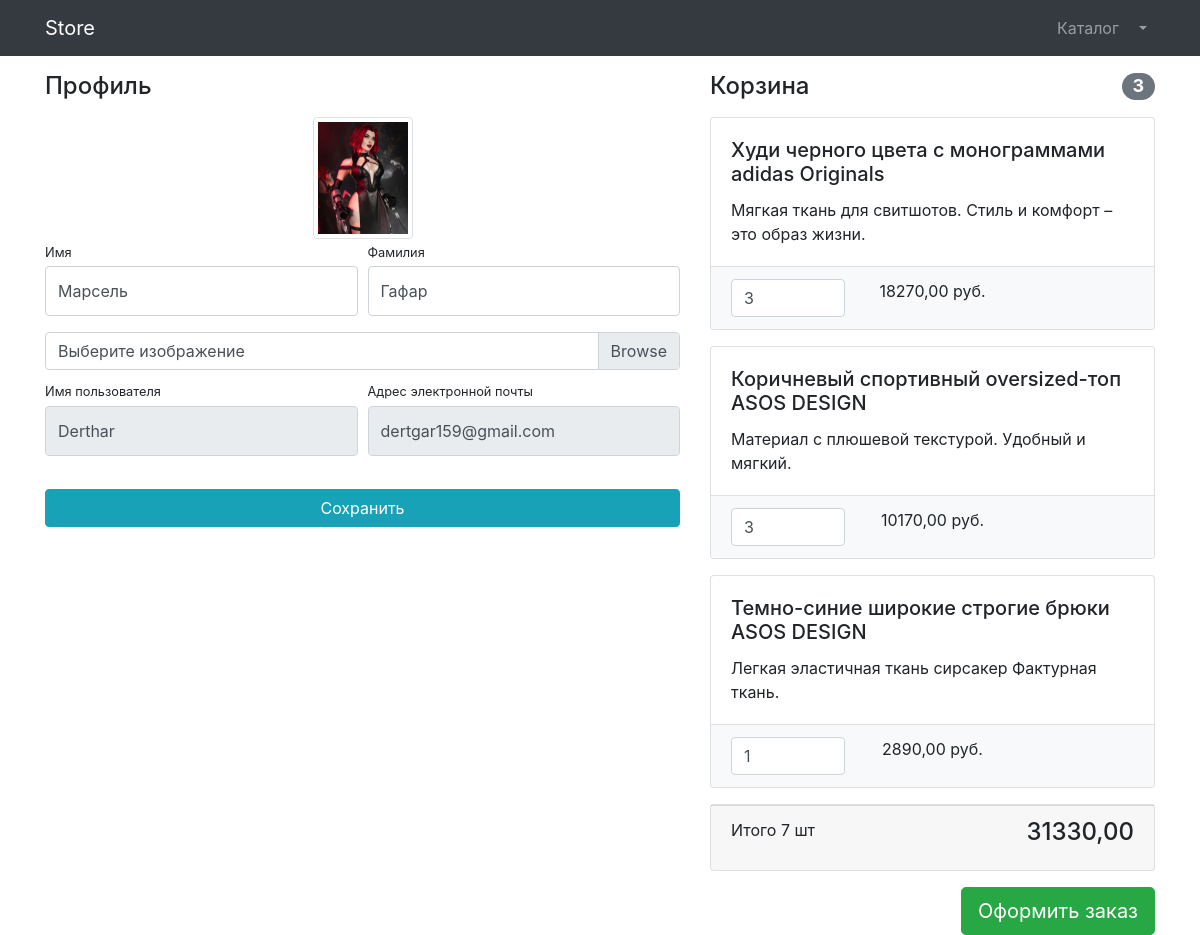
/users/profile/ (signed in), run on the app's committed database.
### Users/models.py (models this page shows)
class User(AbstractUser):
    image = models.ImageField(upload_to='users_images', null=True, blank=True)

### Products/models.py (models this page shows, shortened)
class Basket(models.Model):
    user = models.ForeignKey(to=User, on_delete=models.CASCADE)
    product = models.ForeignKey(to=Product, on_delete=models.CASCADE)
    quantity = models.PositiveSmallIntegerField(default=0)
    created_timestamp = models.DateTimeField(auto_now_add=True)
    objects = BasketQuerySet.as_manager()
    def sum(self):
        return self.product.price * self.quantity

class Product(models.Model):
    name = models.CharField(max_length=256, unique=True)
    description = models.TextField()
    price = models.DecimalField(max_digits=6, decimal_places=2)
    quantity = models.PositiveIntegerField(default=0)
    image = models.ImageField(upload_to='products_images')
    category = models.ForeignKey(ProductCategory, on_delete=models.CASCADE)
    class Meta:
        verbose_name = 'продукт'
        verbose_name_plural = 'продукты'

### Users/views.py (the view)
# urls.py: path('profile/', profile, name='profile'),
@login_required
def profile(request):
    if request.method == 'POST':
        form = UserProfileForm(instance=request.user, data=request.POST, files=request.FILES)
        if form.is_valid():
            form.save()
            return HttpResponseRedirect(reverse('Users:profile'))
        else:
            print(form.errors)
    else:
        form = UserProfileForm(instance=request.user)
    context = {
        'title': 'Store - Профиль',
        'form': form,
        'Baskets': Basket.objects.filter(user=request.user),
    }
    return render(request, 'Users/profile.html', context)

### Users/forms.py
class UserProfileForm(UserChangeForm):
    first_name = forms.CharField(widget=forms.TextInput(attrs={'class': 'form-control py-4',}))
    last_name = forms.CharField(widget=forms.TextInput(attrs={'class': 'form-control py-4',}))
    image = forms.ImageField(widget=forms.FileInput(attrs={'class': 'custom-file-input',}), required=False)
    username = forms.CharField(widget=forms.TextInput(attrs={'class': 'form-control py-4', 'readonly': True}))
    email = forms.CharField(widget=forms.TextInput(attrs={'class': 'form-control py-4', 'readonly': True}))
    class Meta:
        model = User
        fields = ('first_name', 'last_name', 'image', 'username', 'email')

### Products/models.py (called while the page is built)
    def total_sum(self):
        return sum([basket.sum() for basket in self])

    def total_quantity(self):
        return sum([basket.quantity for basket in self])

### Users/Templates/Users/profile.html (shortened to what this page needs)
{% extends 'Products/base.html' %}
{% load static %}
{% block css %}
    <link href="{% static 'vendor/css/profile.css' %}" rel="stylesheet">
{% endblock css %}
{% block content %}
<div class="container">
    <div class="row">
        <div class="col-lg-7">
            <h4 class="mt-3 mb-3">Профиль</h4>
            <div class="col-lg-12 text-center">
                <img width="100" height="100"
                     src="{% if user.image %} {{ user.image.url }} {% else %} {% static 'vendor/img/users/default_avatar.jpg' %} {% endif %}"
                     class="img-thumbnail">
            </div>
            <form action="{% url 'Users:profile' %}" method="post" enctype="multipart/form-data">
                <div class="form-row">
                    <div class="col-lg-6">
                        <div class="form-group">
                            <label class="small mb-1" for="{{ form.first_name.id_for_label }}">Имя</label>
                            {{ form.first_name }}
                        </div>
                    </div>
                    <div class="col-lg-6">
                        <div class="form-group">
                            <label class="small mb-1" for="{{ form.last_name.id_for_label }}">Фамилия</label>
                            {{ form.last_name }}
                        </div>
                    </div>
                </div>
                <div class="form-row mb-2">
                    <div class="col-lg-12">
                        <div class="custom-file">
                            <label class="custom-file-label" for="{{ form.image.id_for_label }}">Выберите изображение</label>
                        </div>
                    </div>
                </div>
                <div class="form-row">
                    <div class="col-lg-6">
                        <label class="small mb-1" for="{{ form.username.id_for_label }}">Имя пользователя</label>
                        {{ form.username }}
                    </div>
                    <div class="col-lg-6">
                        <label class="small mb-1" for="{{ form.email.id_for_label }}">Адрес электронной
                            почты</label>
                        {{ form.email }}
                    </div>
                </div>
                <div class="form-row">
                    <div class="col-lg-12" style="margin-top: 33px;">
                        <input class="btn btn-info btn-block" type="submit" value="Сохранить">
                    </div>
                </div>
            </form>
        </div>
        <div class="col-lg-5">
            {% include 'Products/baskets.html' %}
        </div>
    </div>
</div>
{% endblock content %}

### Products/templates/Products/baskets.html (shortened to what this page needs)
{% if Baskets %}
        <h4 class="mt-3 mb-3 d-flex justify-content-between align-items-center mb-3">
            Корзина <span class="badge badge-secondary badge-pill">{{ Baskets.count }}</span>
        </h4>
    {% for Basket in Baskets %}
        <div class="card mb-3">
            <div class="card-body">
                <h5 class="card-title">{{ Basket.product.name }}</h5>
                <p class="card-text">{{ Basket.product.description }}</p>
            </div>
            <ul class="list-group list-group-flush">
                <li class="list-group-item bg-light">
                    <div class="row text-center">
                        <div class="col-lg-4">
                            <input name="basketID" type="number" class="form-control"
                                   value='{{ Basket.quantity }}' min="0">
                        </div>
                        <div class="col-lg-4">{{ Basket.sum }} руб.</div>
                        <div class="col-lg-4">
                        </div>
                    </div>
                </li>
            </ul>
        </div>
    {% endfor %}
        <div class="card mb-3">
            <div class="card-footer">
                <p class="float-left">Итого  {{ Baskets.total_quantity }} шт</p>
                <h4 class="float-right">{{ Baskets.total_sum }}</h4>
            </div>
        </div>
        <a class="btn btn-success btn-lg float-right" href="../orders/order-create.html">
            Оформить заказ
        </a>
{% else %}
    <h4 class="mt-3 mb-3 text-center">Корзина пуста</h4>
{% endif %}

### data on the page
User: image (picture), first_name "Марсель", last_name "Гафар", username "Derthar", email "dertgar159@gmail.com"
Basket: product.name "Худи черного цвета с монограммами adidas Originals", product.description "Мягкая ткань для свитшотов. Стиль и комфорт – это образ жизни.", basketID "3", sum "18270,00", total_quantity "7", total_sum "31330,00"
Basket: product.name "Коричневый спортивный oversized-топ ASOS DESIGN", product.description "Материал с плюшевой текстурой. Удобный и мягкий.", basketID "3", sum "10170,00"
Basket: product.name "Темно-синие широкие строгие брюки ASOS DESIGN", product.description "Легкая эластичная ткань сирсакер Фактурная ткань.", basketID "1", sum "2890,00"

### other printed values
{{ Baskets.count }} "3"
